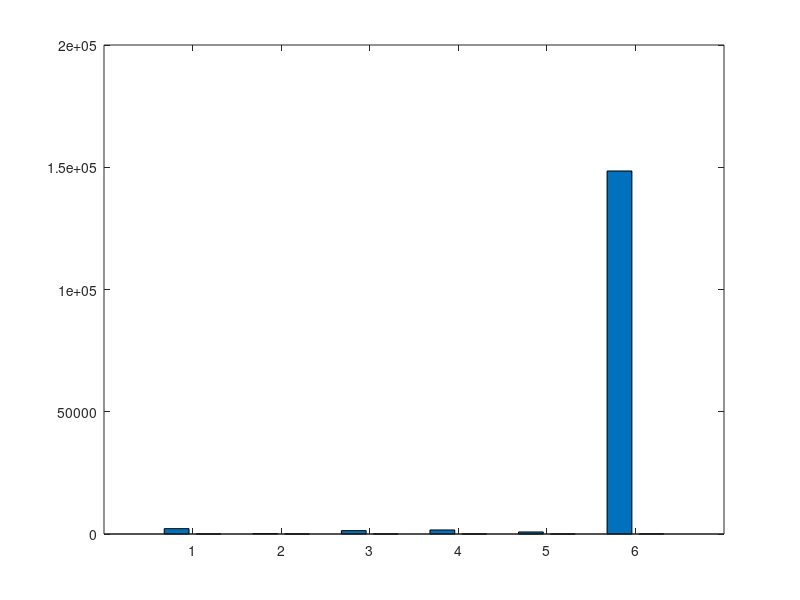

The MATLAB source for this figure: (Note: this script raises an error after producing the figure.)
function generate_predict_bypass_summary_figures()
% GENERATE_PREDICT_BYPASS_SUMMARY_FIGURES  Produce summary figures for
% the full predict()-bypass diagnostic series (MLP-residual, GP, SW-MLP,
% PINN-v2, TCN, LSTM), analogous in style to the original project's
% Fig1_S3_SpeedTracking.png / Fig5_S3_MetricsSummary.png convention.
%
%   generate_predict_bypass_summary_figures()
%
%   DATA SOURCE
%     The summary numbers below are transcribed directly from the
%     confirmed MATLAB console output of each test script
%     (test_residual_manual_closed_loop.m, test_gp_residual_manual_
%     closed_loop.m [N_sub=50 run], test_swmlp_pinn_manual_closed_
%     loop.m, test_tcn_manual_closed_loop.m [vectorized run],
%     test_lstm_manual_closed_loop.m), NOT re-derived or estimated.
%     If any test is re-run with different settings, update the
%     corresponding row below before regenerating these figures.
%
%   OUTPUT
%     Fig1_PredictBypass_CPUComparison.png   grouped bar, log scale,
%       mean CPU/step, predict() vs manual, all 6 rows + Baseline ref
%     Fig2_PredictBypass_Speedup.png         speedup factor bar chart
%       (log scale), one bar per architecture
%     Fig3_PredictBypass_Overruns.png        overruns/600 (or /5 for
%       LSTM predict) before vs after, grouped bar
%     stage3_predict_bypass_summary.mat      the data table itself,
%       for reuse/reproducibility

fprintf('==========================================================\n');
fprintf('  Generating predict()-bypass summary figures\n');
fprintf('==========================================================\n\n');

% ── Data table (transcribed from confirmed console outputs, POST initial-
%    condition bug fix -- see docs/experiment_log.md, 2026-07-30 entry) ────
names       = {'MLP-residual', 'GP (N_{sub}=50)', 'SW-MLP', 'PINN-v2', 'TCN', 'LSTM'};
mean_predict = [2188.3,  196.2,  1383.9,  1650.2,   834.1,  148475.7];
mean_manual  = [  22.3,   25.2,    30.4,    12.1,    23.9,      52.2];
overruns_predict = [600, 600, 600, 600, 600,   5];
overruns_manual  = [  2,   0,   1,   0,   8,     1];
n_steps_predict  = [600, 600, 600, 600, 600,   5];   % LSTM predict tested on only 5 steps
n_steps_manual   = [600, 600, 600, 600, 600, 600];
baseline_ms = 9;   % representative Baseline/Nominal-only mean CPU (~8-21ms across corrected tests)

speedup = mean_predict ./ mean_manual;

fprintf('%-16s %14s %14s %10s\n', 'Architecture', 'predict (ms)', 'manual (ms)', 'Speedup');
for i = 1:numel(names)
    fprintf('%-16s %14.1f %14.1f %9.1fx\n', names{i}, mean_predict(i), mean_manual(i), speedup(i));
end
fprintf('\n');

save('stage3_predict_bypass_summary.mat', 'names', 'mean_predict', 'mean_manual', ...
     'overruns_predict', 'overruns_manual', 'n_steps_predict', 'n_steps_manual', 'baseline_ms');

fig_dir = fullfile(pwd, 'figures');
if ~isfolder(fig_dir)
    mkdir(fig_dir);
end
FMT = '-dpng'; RES = '-r150';

% ── Fig 1: CPU comparison, grouped bar, log scale ───────────────────────────
f1 = figure('Color','w','Position',[40 40 1000 480]);
data_cpu = [mean_predict; mean_manual]';
b = bar(data_cpu, 'grouped');
b(1).FaceColor = [0.85 0.33 0.10];   % predict() -- orange/red
b(2).FaceColor = [0.13 0.55 0.13];   % manual -- green
set(gca, 'YScale', 'log', 'XTickLabel', names, 'XTickLabelRotation', 20, 'FontSize', 10);
ylabel('Mean CPU per step (ms, log scale)', 'FontSize', 11);
title('predict() vs Manual Forward Pass — Mean CPU Cost per Control Step', ...
      'FontSize', 12, 'FontWeight', 'bold');
legend({'predict()', 'Manual (no predict())'}, 'Location', 'northoutside', ...
       'Orientation', 'horizontal', 'FontSize', 10);
yline(baseline_ms, 'k--', 'Baseline (Nominal-only) reference', ...
      'FontSize', 9, 'LabelHorizontalAlignment', 'left');
yline(100, 'r:', 'T_s = 100ms budget', 'FontSize', 9, 'LabelHorizontalAlignment', 'right');
grid on;
print(f1, fullfile(fig_dir, 'Fig1_PredictBypass_CPUComparison'), FMT, RES);
fprintf('Saved %s\n', fullfile('figures', 'Fig1_PredictBypass_CPUComparison.png'));

% ── Fig 2: Speedup factor ────────────────────────────────────────────────────
f2 = figure('Color','w','Position',[40 40 900 440]);
b2 = bar(speedup, 'FaceColor', 'flat');
colors = [0.30 0.45 0.69; 0.30 0.45 0.69; 0.30 0.45 0.69; ...
          0.30 0.45 0.69; 0.30 0.45 0.69; 0.55 0.15 0.60];  % highlight LSTM
for i = 1:numel(names), b2.CData(i,:) = colors(i,:); end
set(gca, 'YScale', 'log', 'XTickLabel', names, 'XTickLabelRotation', 20, 'FontSize', 10);
ylabel('Speedup factor (predict() / manual, log scale)', 'FontSize', 11);
title('Speedup from Bypassing predict()', 'FontSize', 12, 'FontWeight', 'bold');
grid on;
for i = 1:numel(names)
    text(i, speedup(i)*1.3, sprintf('%.0fx', speedup(i)), ...
         'HorizontalAlignment', 'center', 'FontSize', 9, 'FontWeight', 'bold');
end
print(f2, fullfile(fig_dir, 'Fig2_PredictBypass_Speedup'), FMT, RES);
fprintf('Saved %s\n', fullfile('figures', 'Fig2_PredictBypass_Speedup.png'));

% ── Fig 3: Overrun rate before/after (normalized to %) ──────────────────────
f3 = figure('Color','w','Position',[40 40 1000 460]);
pct_predict = 100 * overruns_predict ./ n_steps_predict;
pct_manual  = 100 * overruns_manual  ./ n_steps_manual;
data_overrun = [pct_predict; pct_manual]';
b3 = bar(data_overrun, 'grouped');
b3(1).FaceColor = [0.85 0.33 0.10];
b3(2).FaceColor = [0.13 0.55 0.13];
set(gca, 'XTickLabel', names, 'XTickLabelRotation', 20, 'FontSize', 10);
ylabel('Steps exceeding T_s = 100ms budget (%)', 'FontSize', 11);
title('Real-Time Budget Overruns — predict() vs Manual', ...
      'FontSize', 12, 'FontWeight', 'bold');
legend({'predict()', 'Manual (no predict())'}, 'Location', 'northoutside', ...
       'Orientation', 'horizontal', 'FontSize', 10);
ylim([0 105]);
grid on;
for i = 1:numel(names)
    if n_steps_predict(i) < 600
        text(i-0.15, pct_predict(i)+3, sprintf('(n=%d)', n_steps_predict(i)), ...
             'FontSize', 7, 'HorizontalAlignment', 'center');
    end
end
print(f3, fullfile(fig_dir, 'Fig3_PredictBypass_Overruns'), FMT, RES);
fprintf('Saved %s\n', fullfile('figures', 'Fig3_PredictBypass_Overruns.png'));

fprintf('\nAll figures saved to %s\n', fig_dir);
fprintf(['NOTE: LSTM (predict) values are based on only 5 steps (prohibitively\n' ...
         'slow at ~%.0fs/step). After fixing the initial-condition bug (see\n' ...
         'docs/experiment_log.md, 2026-07-30 entry), LSTM (manual) now shows\n' ...
         'only 1/600 overruns -- close to the other architectures'' near-zero\n' ...
         'rate, not the persistent 600/600 seen before the fix. The residual\n' ...
         'sequential-recurrence cost (LSTM manual ~52ms/step vs ~10-30ms/step\n' ...
         'for the single-pass architectures) remains real, but no longer\n' ...
         'manifests as systematic real-time-budget violation at this Ts.\n'], ...
         mean_predict(end)/1000);

end
